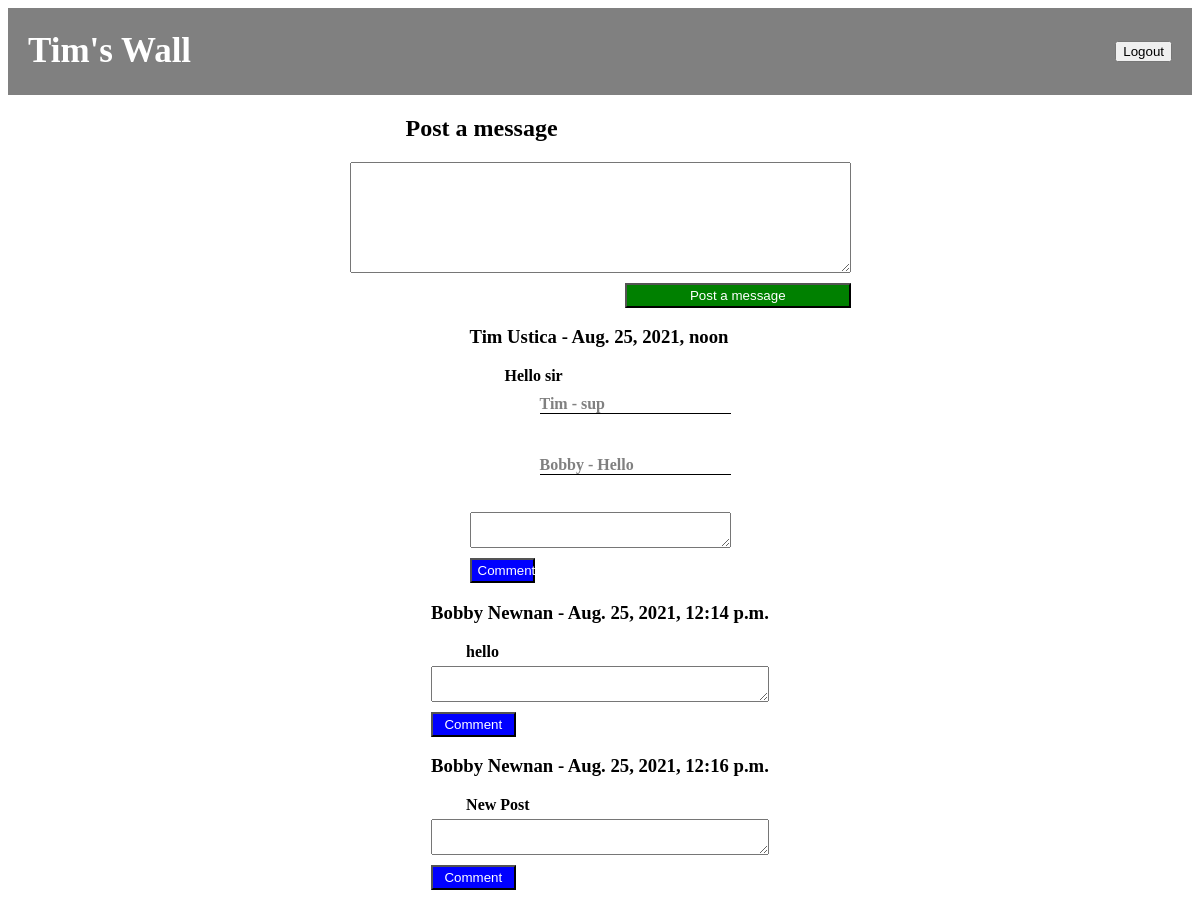
The page /wall (signed in) on the database its author committed.
### login_app/models.py (models this page shows)
class User(models.Model):
    first_name = models.CharField(max_length=255)
    last_name = models.CharField(max_length=255)
    email = models.CharField(max_length=255)
    password = models.CharField(max_length=255)
    created_at = models.DateTimeField(auto_now_add=True)
    updated_at = models.DateTimeField(auto_now=True)
    objects = UserManager()

class Post(models.Model):
    post_message = models.TextField()
    created_at = models.DateTimeField(auto_now_add=True)
    updated_at = models.DateTimeField(auto_now=True)
    user = models.ForeignKey(User, related_name="posts", on_delete=models.CASCADE, default=None, null=True)

class Comment(models.Model):
    comment_message = models.TextField()
    created_at = models.DateTimeField(auto_now_add=True)
    updated_at = models.DateTimeField(auto_now=True)
    post = models.ForeignKey(Post, related_name="comments", on_delete=CASCADE, default=None, null=True)
    user = models.ForeignKey(User, related_name="commenter", on_delete=models.CASCADE, default=None, null=True)

### login_app/views.py (the view)
# urls.py: path('wall', views.wall),
def wall(request):
    context = {
        "user": User.objects.get(id = request.session['userid']),
        "posts": Post.objects.all(),
        "comments": Comment.objects.all()
    }
    return render(request, 'wall.html', context)

### login_app/templates/wall.html (shortened to what this page needs)
<!DOCTYPE html>
<html lang="en">
<head>
    <link rel="stylesheet" href="/static/wall.css">
</head>
<body>
    <div class="header">
        <h1 id="wall_name">{{user.first_name}}'s Wall</h1>
        <a href="/logout"><button class="btn btn-primary">Logout</button></a>
    </div>
    <div class="container">
        <div class="post_message">
            <h2>Post a message</h2>
            <form action="/add-post" method=POST class="post-message-form">
                <textarea name="post-message-text" id="post-message-text" cols="60" rows="7"></textarea>
                <button id="post-message-button">Post a message</button>
            </form>
        </div>
        <div class="posts">
            {% for post in posts %}
                <div class="post">
                    <h3>{{post.user.first_name}} {{post.user.last_name}} - {{post.created_at}}</h3>
                    <h4 class="post-text">{{post.post_message}}</h4>
                    {% for comment in comments %}
                        {% if comment.post.id == post.id %}
                            <p class="comments">{{comment.user.first_name}} - {{comment.comment_message}}</p>
                        {% endif %}
                    {% endfor %}
                    <form action="/add-comment" method="POST" id="comment-form">
                        <textarea name="comment-message-text" id="comment-message-text" cols="30" rows="2"></textarea>
                        <button onclick="log()" id="comment-message-button">Comment</button>
                    </form>
                </div>
            {% endfor %}
        </div>
    </div>
</body>
</html>

### login_app/static/wall.css (style rules this page uses)
.header { display: flex; justify-content: space-between; align-items: center; background-color: grey; padding-left: 20px; padding-right: 20px; }
#wall_name { color: white; font-size: 35px; }
.post_message { display: flex; align-items: center; flex-direction: column; }
.post-message-form { display: flex; flex-direction: column; align-items: flex-end; }
#post-message-button { margin-top: 10px; width: 45%; height: 25px; background-color: green; color: white; }
#comment-message-button { margin-top: 10px; width: 25%; height: 25px; color: white; background-color: blue; }
#comment-form { display: flex; flex-direction: column; }
h2 { margin-right: 20%; }
.posts { display: flex; flex-direction: column; align-items: center; }
.post { display: flex; flex-direction: column; }
.post-text { margin: 0px 0px 5px 35px; }
.comments { color: grey; font-weight: 600; margin: 5px 0px 5px 70px; border-bottom: 1px solid black; }

### rows shown on the page
User: first_name "Tim"
Post: user.first_name "Tim", user.last_name "Ustica", created_at "Aug. 25, 2021, noon", post_message "Hello sir"
Comment: user.first_name "Tim", comment_message "sup"
Comment: user.first_name "Bobby", comment_message "Hello"
Post: user.first_name "Bobby", user.last_name "Newnan", created_at "Aug. 25, 2021, 12:14 p.m.", post_message "hello"
Post: user.first_name "Bobby", user.last_name "Newnan", created_at "Aug. 25, 2021, 12:16 p.m.", post_message "New Post"
